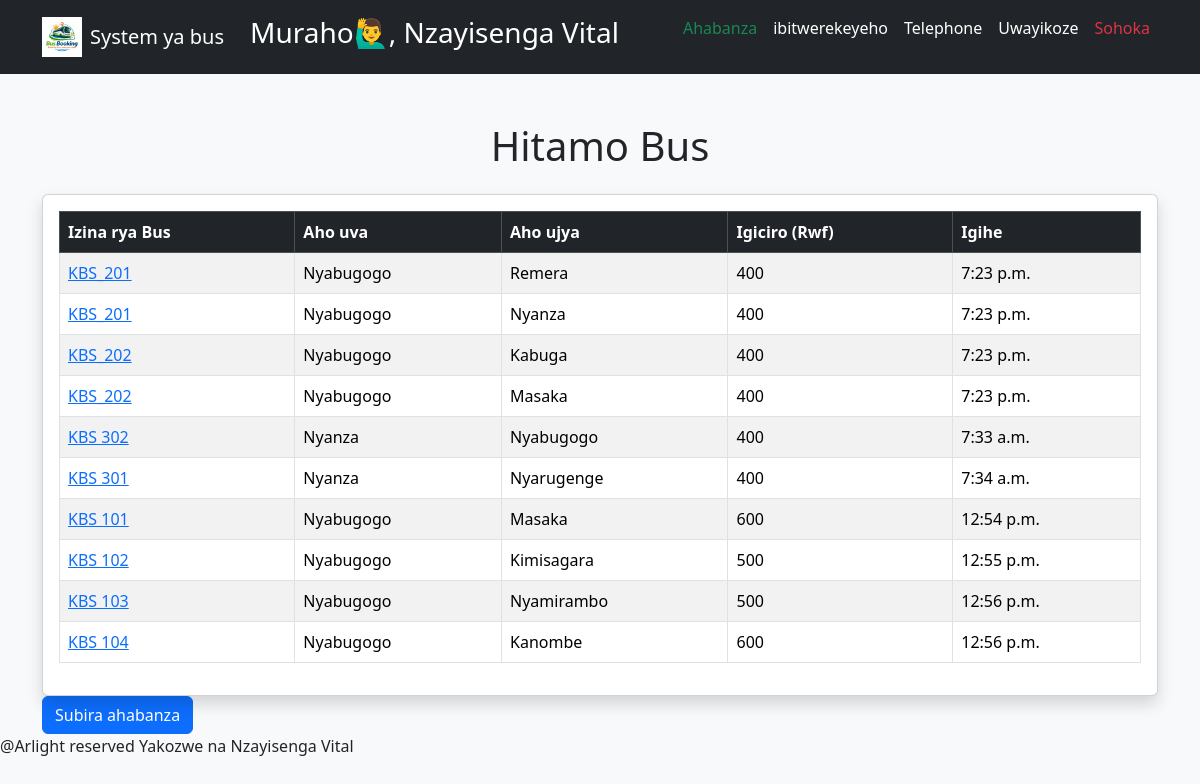
Screenshot of /getbus/ (signed in) with the database file from the repository.
### mybus/models.py (models this page shows, shortened)
class Location(models.Model):
    busname = models.CharField(max_length=100)
    from_location = models.CharField(max_length=100)
    to_location = models.CharField(max_length=100)
    price = models.IntegerField()
    time = models.TimeField()

### mybus/views.py (the view)
# urls.py: path('getbus/', views.getbus, name='getbus'),
def getbus(request):
    your_bus = Location.objects.all()
    return render(request, 'mybus/getBus.html', {'buses':your_bus})

### mybus/templates/mybus/getBus.html (shortened to what this page needs)
{%load static%}
<!DOCTYPE html>
<html lang="en">
<head>
    <link href="https://cdn.jsdelivr.net/npm/bootstrap@5.3.8/dist/css/bootstrap.min.css" rel="stylesheet">
    <link rel="stylesheet" href="{% static 'css/style.css' %}">
</head>
<body class="bg-light">
    <nav class="navbar navbar-expand-lg navbar-dark bg-dark">
        <div class="container">
            <a class="navbar-brand d-flex align-items-center" href="#">
                <img src="{% static 'images/logo.png' %}" width="40" height="40" class="me-2">
                System ya bus
            </a>
            <div class="collapse navbar-collapse" id="navbarNav">
                <ul class="navbar-nav ms-auto">
                    {% if user.is_authenticated %}
                    <li class="nav-item d-flex align-items-center me-5">
                        <span class="nav-link disabled">
                            <h3 style="color: white;">Muraho🙋‍♂️, {{ user.username }}</h3>
                        </span>
                    </li>
                    <li class="nav-item">
                        <a href="{% url 'home'%}" class="nav-link text-success">Ahabanza</a>
                    </li>
                    <li class="nav-item">
                        <a class="nav-link text-white" href="{% url 'about'%}">ibitwerekeyeho</a>
                    </li>
                    <li class="nav-item">
                        <a class="nav-link text-white" href="{% url 'contact'%}">Telephone</a>
                    </li>
                    <li class="nav-item">
                        <a class="nav-link text-white" href="{% url 'designer'%}">Uwayikoze</a>
                    </li>
                    <li class="nav-item">
                        <a class="nav-link text-danger" href="{% url 'logout' %}">Sohoka</a>
                    </li>
                    {% endif %}
                </ul>
            </div>
        </div>
    </nav>
    <div class="container mt-5">
        <h1 class="text-center mb-4">Hitamo Bus</h1>
        <div class="card shadow">
            <div class="card-body">
                <table class="table table-striped table-hover table-bordered align-middle">
                    <thead class="table-dark">
                        <tr>
                            <th>Izina rya Bus</th>
                            <th>Aho uva</th>
                            <th>Aho ujya</th>
                            <th>Igiciro (Rwf)</th>
                            <th>Igihe</th>
                        </tr>
                    </thead>
                    <tbody>
                        {% for bus in buses %}
                        <tr>
                            <td><a href="{%url 'book_bus' bus.id%}">{{ bus.busname }}</a></td>
                            <td>{{ bus.from_location }}</td>
                            <td>{{ bus.to_location }}</td>
                            <td>{{ bus.price }}</td>
                            <td>{{ bus.time }}</td>
                        </tr>
                        {% endfor %}
                    </tbody>
                </table>
            </div>
        </div>
        <a href="{%url 'home'%}"><button class="btn btn-primary">Subira ahabanza</button></a>
    </div>
    <footer>
        <p style="margin-bottom: 5px;">@Arlight reserved Yakozwe na Nzayisenga Vital</p>
    </footer>
</body>
</html>

### rows the page displays
Location: busname "KBS_201", from_location "Nyabugogo", to_location "Remera", price "400", time "7:23 p.m."
Location: busname "KBS_201", from_location "Nyabugogo", to_location "Nyanza", price "400", time "7:23 p.m."
Location: busname "KBS_202", from_location "Nyabugogo", to_location "Kabuga", price "400", time "7:23 p.m."
Location: busname "KBS_202", from_location "Nyabugogo", to_location "Masaka", price "400", time "7:23 p.m."
Location: busname "KBS 302", from_location "Nyanza", to_location "Nyabugogo", price "400", time "7:33 a.m."
Location: busname "KBS 301", from_location "Nyanza", to_location "Nyarugenge", price "400", time "7:34 a.m."
Location: busname "KBS 101", from_location "Nyabugogo", to_location "Masaka", price "600", time "12:54 p.m."
Location: busname "KBS 102", from_location "Nyabugogo", to_location "Kimisagara", price "500", time "12:55 p.m."
Location: busname "KBS 103", from_location "Nyabugogo", to_location "Nyamirambo", price "500", time "12:56 p.m."
Location: busname "KBS 104", from_location "Nyabugogo", to_location "Kanombe", price "600", time "12:56 p.m."

### other values shown
{{ user.username }} "Nzayisenga Vital"
